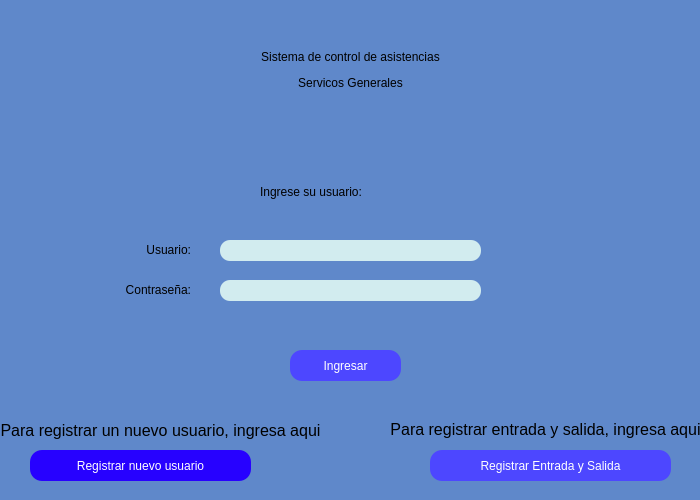
<?xml version="1.0" encoding="UTF-8"?>
<ui version="4.0">
 <class>Principal</class>
 <widget class="QMainWindow" name="Principal">
  <property name="geometry">
   <rect>
    <x>0</x>
    <y>0</y>
    <width>700</width>
    <height>500</height>
   </rect>
  </property>
  <property name="minimumSize">
   <size>
    <width>500</width>
    <height>500</height>
   </size>
  </property>
  <property name="maximumSize">
   <size>
    <width>700</width>
    <height>550</height>
   </size>
  </property>
  <property name="palette">
   <palette>
    <active/>
    <inactive/>
    <disabled/>
   </palette>
  </property>
  <property name="windowTitle">
   <string>MainWindow</string>
  </property>
  <property name="styleSheet">
   <string notr="true">QWidget#centralwidget{
	background-color: rgb(95, 136, 202);}</string>
  </property>
  <widget class="QWidget" name="centralwidget">
   <property name="palette">
    <palette>
     <active>
      <colorrole role="Button">
       <brush brushstyle="SolidPattern">
        <color alpha="255">
         <red>95</red>
         <green>136</green>
         <blue>202</blue>
        </color>
       </brush>
      </colorrole>
      <colorrole role="Base">
       <brush brushstyle="SolidPattern">
        <color alpha="255">
         <red>95</red>
         <green>136</green>
         <blue>202</blue>
        </color>
       </brush>
      </colorrole>
      <colorrole role="Window">
       <brush brushstyle="SolidPattern">
        <color alpha="255">
         <red>95</red>
         <green>136</green>
         <blue>202</blue>
        </color>
       </brush>
      </colorrole>
     </active>
     <inactive>
      <colorrole role="Button">
       <brush brushstyle="SolidPattern">
        <color alpha="255">
         <red>95</red>
         <green>136</green>
         <blue>202</blue>
        </color>
       </brush>
      </colorrole>
      <colorrole role="Base">
       <brush brushstyle="SolidPattern">
        <color alpha="255">
         <red>95</red>
         <green>136</green>
         <blue>202</blue>
        </color>
       </brush>
      </colorrole>
      <colorrole role="Window">
       <brush brushstyle="SolidPattern">
        <color alpha="255">
         <red>95</red>
         <green>136</green>
         <blue>202</blue>
        </color>
       </brush>
      </colorrole>
     </inactive>
     <disabled>
      <colorrole role="Button">
       <brush brushstyle="SolidPattern">
        <color alpha="255">
         <red>95</red>
         <green>136</green>
         <blue>202</blue>
        </color>
       </brush>
      </colorrole>
      <colorrole role="Base">
       <brush brushstyle="SolidPattern">
        <color alpha="255">
         <red>95</red>
         <green>136</green>
         <blue>202</blue>
        </color>
       </brush>
      </colorrole>
      <colorrole role="Window">
       <brush brushstyle="SolidPattern">
        <color alpha="255">
         <red>95</red>
         <green>136</green>
         <blue>202</blue>
        </color>
       </brush>
      </colorrole>
     </disabled>
    </palette>
   </property>
   <widget class="QLabel" name="label_2">
    <property name="geometry">
     <rect>
      <x>260</x>
      <y>180</y>
      <width>179</width>
      <height>24</height>
     </rect>
    </property>
    <property name="styleSheet">
     <string notr="true">font: 16pt &quot;Arial&quot;;
color: black</string>
    </property>
    <property name="text">
     <string>Ingrese su usuario:</string>
    </property>
   </widget>
   <widget class="QLabel" name="label_3">
    <property name="geometry">
     <rect>
      <x>110</x>
      <y>240</y>
      <width>81</width>
      <height>21</height>
     </rect>
    </property>
    <property name="styleSheet">
     <string notr="true">font: 16pt &quot;Arial&quot;;
color: black</string>
    </property>
    <property name="text">
     <string>&lt;html&gt;&lt;head/&gt;&lt;body&gt;&lt;p align=&quot;right&quot;&gt;Usuario:&lt;/p&gt;&lt;/body&gt;&lt;/html&gt;</string>
    </property>
   </widget>
   <widget class="QLabel" name="label_4">
    <property name="geometry">
     <rect>
      <x>70</x>
      <y>280</y>
      <width>121</width>
      <height>21</height>
     </rect>
    </property>
    <property name="styleSheet">
     <string notr="true">font: 16pt &quot;Arial&quot;;
color: black</string>
    </property>
    <property name="text">
     <string>&lt;html&gt;&lt;head/&gt;&lt;body&gt;&lt;p align=&quot;right&quot;&gt;Contraseña:&lt;/p&gt;&lt;/body&gt;&lt;/html&gt;</string>
    </property>
   </widget>
   <widget class="QPushButton" name="pushButton">
    <property name="geometry">
     <rect>
      <x>290</x>
      <y>350</y>
      <width>111</width>
      <height>31</height>
     </rect>
    </property>
    <property name="cursor">
     <cursorShape>PointingHandCursor</cursorShape>
    </property>
    <property name="styleSheet">
     <string notr="true">border-radius:12px;
font: 75 14pt &quot;Arial&quot;;
background-color: rgb(77, 71, 255);
color: white
</string>
    </property>
    <property name="text">
     <string>Ingresar</string>
    </property>
   </widget>
   <widget class="QLineEdit" name="lineEdit">
    <property name="geometry">
     <rect>
      <x>220</x>
      <y>240</y>
      <width>261</width>
      <height>21</height>
     </rect>
    </property>
    <property name="styleSheet">
     <string notr="true">border-radius:10px;
font: 10pt &quot;MS Shell Dlg 2&quot;;
background-color: rgb(210, 236, 239);</string>
    </property>
   </widget>
   <widget class="QPushButton" name="pushButton_re_contra">
    <property name="geometry">
     <rect>
      <x>30</x>
      <y>450</y>
      <width>221</width>
      <height>31</height>
     </rect>
    </property>
    <property name="cursor">
     <cursorShape>PointingHandCursor</cursorShape>
    </property>
    <property name="styleSheet">
     <string notr="true">border-radius:12px;
font: 75 14pt &quot;Arial&quot;;
background-color: rgb(39, 1, 255);
color: white
</string>
    </property>
    <property name="text">
     <string>Registrar nuevo usuario</string>
    </property>
   </widget>
   <widget class="QLineEdit" name="lineEdit_2">
    <property name="geometry">
     <rect>
      <x>220</x>
      <y>280</y>
      <width>261</width>
      <height>21</height>
     </rect>
    </property>
    <property name="styleSheet">
     <string notr="true">border-radius:10px;
font: 10pt &quot;MS Shell Dlg 2&quot;;
background-color: rgb(210, 236, 239);</string>
    </property>
    <property name="echoMode">
     <enum>QLineEdit::Password</enum>
    </property>
   </widget>
   <widget class="QLabel" name="label_5">
    <property name="geometry">
     <rect>
      <x>200</x>
      <y>310</y>
      <width>261</width>
      <height>21</height>
     </rect>
    </property>
    <property name="styleSheet">
     <string notr="true">font: 9pt &quot;Arial&quot;;
color: red;</string>
    </property>
    <property name="text">
     <string/>
    </property>
   </widget>
   <widget class="QLabel" name="label_6">
    <property name="geometry">
     <rect>
      <x>0</x>
      <y>420</y>
      <width>321</width>
      <height>21</height>
     </rect>
    </property>
    <property name="styleSheet">
     <string notr="true">color: black;
font: 10pt &quot;Arial&quot;;
</string>
    </property>
    <property name="text">
     <string>&lt;html&gt;&lt;head/&gt;&lt;body&gt;&lt;p align=&quot;center&quot;&gt;&lt;span style=&quot; font-size:12pt;&quot;&gt;Para registrar un nuevo usuario, ingresa aqui&lt;/span&gt;&lt;/p&gt;&lt;/body&gt;&lt;/html&gt;</string>
    </property>
   </widget>
   <widget class="QLabel" name="label">
    <property name="geometry">
     <rect>
      <x>50</x>
      <y>20</y>
      <width>601</width>
      <height>101</height>
     </rect>
    </property>
    <property name="toolTip">
     <string>&lt;html&gt;&lt;head/&gt;&lt;body&gt;&lt;p align=&quot;center&quot;&gt;&lt;br/&gt;&lt;/p&gt;&lt;/body&gt;&lt;/html&gt;</string>
    </property>
    <property name="styleSheet">
     <string notr="true">font: 30pt &quot;Arial&quot;;
color: black</string>
    </property>
    <property name="text">
     <string>&lt;html&gt;&lt;head/&gt;&lt;body&gt;&lt;p align=&quot;center&quot;&gt;Sistema de control de asistencias&lt;/p&gt;&lt;p align=&quot;center&quot;&gt;Servicos Generales&lt;/p&gt;&lt;/body&gt;&lt;/html&gt;</string>
    </property>
   </widget>
   <widget class="QLabel" name="label_7">
    <property name="geometry">
     <rect>
      <x>550</x>
      <y>80</y>
      <width>101</width>
      <height>141</height>
     </rect>
    </property>
    <property name="styleSheet">
     <string notr="true">background-image: url(/img/logo.png);</string>
    </property>
    <property name="text">
     <string/>
    </property>
    <property name="pixmap">
     <pixmap>img/logo.png</pixmap>
    </property>
   </widget>
   <widget class="QPushButton" name="pushButton_2">
    <property name="geometry">
     <rect>
      <x>430</x>
      <y>450</y>
      <width>241</width>
      <height>31</height>
     </rect>
    </property>
    <property name="cursor">
     <cursorShape>PointingHandCursor</cursorShape>
    </property>
    <property name="styleSheet">
     <string notr="true">border-radius:12px;
font: 75 14pt &quot;Arial&quot;;
background-color: rgb(77, 71, 255);
color: white
</string>
    </property>
    <property name="text">
     <string>Registrar Entrada y Salida</string>
    </property>
   </widget>
   <widget class="QLabel" name="label_8">
    <property name="geometry">
     <rect>
      <x>390</x>
      <y>420</y>
      <width>311</width>
      <height>20</height>
     </rect>
    </property>
    <property name="styleSheet">
     <string notr="true">color: black;
font: 10pt &quot;Arial&quot;;
</string>
    </property>
    <property name="text">
     <string>&lt;html&gt;&lt;head/&gt;&lt;body&gt;&lt;p align=&quot;center&quot;&gt;&lt;span style=&quot; font-size:12pt;&quot;&gt;Para registrar entrada y salida, ingresa aqui&lt;/span&gt;&lt;/p&gt;&lt;/body&gt;&lt;/html&gt;</string>
    </property>
   </widget>
  </widget>
 </widget>
 <resources/>
 <connections/>
</ui>
